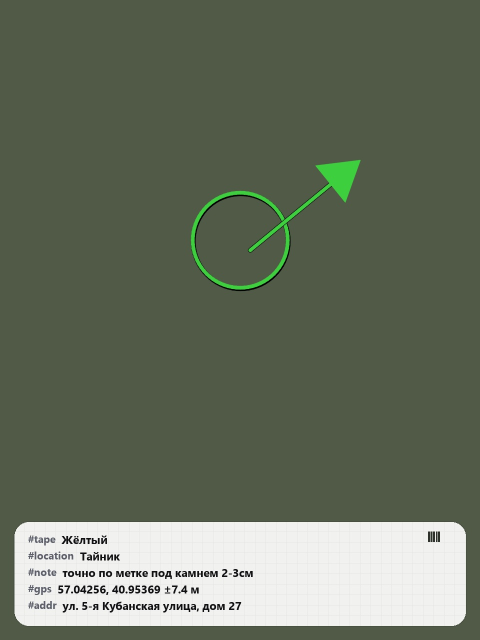
#> input picture tools/_stamp_preview.jpg, 960 x 1280 px (shown at 1/2 size)
$ python -i _build_scene_pairs.py   (imports and definitions only)
#> lines starting #> are read from the running program, lines starting #| are printed output that depends on the picture
#> further down, picture is the input picture: shape (1280, 960, 3); mean B, G, R 94.6, 111.9, 103.2
#!/usr/bin/env python3
"""Crop stamp overlays, OCR GPS, perceptual-match clean↔stamped scenes."""

from __future__ import annotations

import json
import re
import subprocess
import sys
from pathlib import Path

import cv2
import numpy as np

CLEAN = Path(r"C:\Users\root\Desktop\Без штампа")
STAMP = Path(r"C:\Users\root\Desktop\Со штампом")
ROOT = Path(r"c:\Users\root\d\tools")
CROPS = ROOT / "_stamp_crops"
OCR_DIR = ROOT / "_stamp_ocr"
PS1 = ROOT / "win_ocr.ps1"

GPS_RE = re.compile(r"(?P<lat>5[567]\.\d{3,8})\s*[,;\s]+\s*(?P<lon>40\.\d{3,8})")
# looser: lat and lon may be on separate fragments
LAT_RE = re.compile(r"(?<!\d)(5[567]\.\d{3,8})(?!\d)")
LON_RE = re.compile(r"(?<!\d)(40\.\d{3,8})(?!\d)")
ACC_RE = re.compile(r"[±+\-]?\s*(\d{1,3})\s*[мmM]")
ADDR_RE = re.compile(
    r"((?:улица|ул\.?|проспект|пр\.?|переулок|пер\.?|шоссе|набережная|"
    r"городская|гаражная|советская|ленина|менделеева|ясной|полян\w*|"
    r"куконковых|павла|1-я|2-я|3-я|строителей|фрунзе|ермака|"
    r"посадский|посадская|ташкентская|кузнецова|8\s*марта|"
    r"красных\s*зорь|красных\s*командиров|"
    r"[А-Яа-яA-Za-z\-]+(?:ая|ая|ий|ый|ое|ое)\s+(?:улица|ул\.?))?"
    r"[^\n,]{0,50}?,\s*\d+[А-Яа-яA-Za-z]?"
    r"(?:\s*,\s*Иваново)?(?:\s*,\s*RU)?)",
    re.I,
)


# [106 lines left out: functions imread_unicode, imwrite_unicode, crop_stamps, run_ocr_all, parse_meta_for_stem, strip_ui, not called in this run]


def phash(img: np.ndarray, hash_size: int = 16) -> np.ndarray:
#> called with hash_size = 16
    gray = cv2.cvtColor(img, cv2.COLOR_BGR2GRAY)
    small = cv2.resize(gray, (hash_size * 2, hash_size * 2), interpolation=cv2.INTER_AREA)
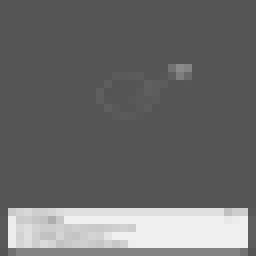
#> small: shape (32, 32) (shown 8 times larger); min 84, max 240, mean 107.2
    # DCT-ish via resize mean
    tiny = cv2.resize(small, (hash_size, hash_size), interpolation=cv2.INTER_AREA)
    med = np.median(tiny)
#> med = 85
    return (tiny > med).astype(np.uint8).flatten()


# [30 lines left out: functions ahash, hist_feat, orb_score, not called in this run]


def hamming(a: np.ndarray, b: np.ndarray) -> int:
    return int(np.count_nonzero(a != b))


# [86 lines left out: functions match_scenes, main, not called in this run]


# [2 lines not run here, left out]

>>> import cv2
>>> picture = cv2.imread('_stamp_preview.jpg')
>>> result = phash(picture)
#> result = 256 values, max 1 at index 71, min 0 at index 0, mean 0.242
